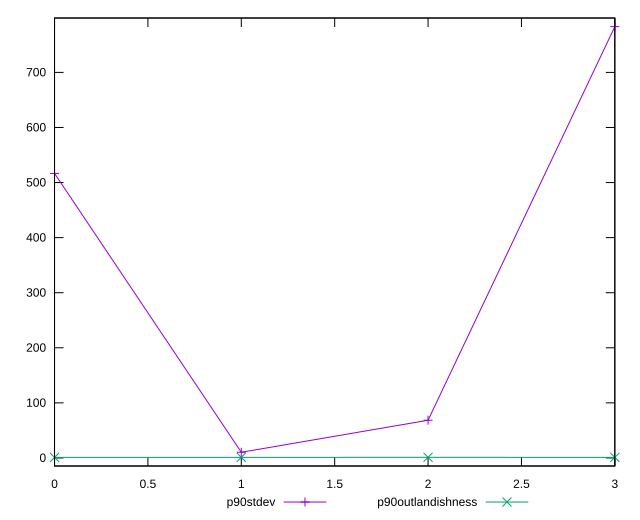

Source code (gnuplot):
reset

$p90Stdev <<EOF
0 516.5993540007146
1 10.330224299864202
2 68.48489047993779
3 783.118165831499
EOF

$p90Outlandishness <<EOF
0 1.026543387559733
1 1.0230442207867936
2 1.1532735530069198
3 1
EOF

set key outside below
set xrange [0:3]
set yrange [-14.64236331662998:798.760529148129]
set trange [-14.64236331662998:798.760529148129]
set terminal svg size 640, 520 enhanced background rgb 'white'
set output "reports/report_00030_2021-02-24T20-42-31.540Z/speed-index/progression/stddev.svg"

plot $p90Stdev title "p90stdev" with linespoints, \
     $p90Outlandishness title "p90outlandishness" with linespoints

reset
